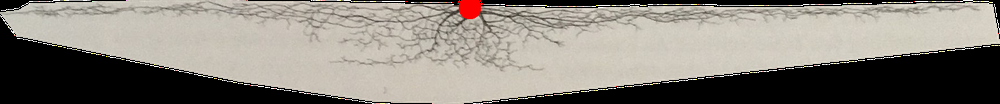
#> input picture src/main/python/red-dot/W2002.Abb.20.b12.root.r.png, 1000 x 104 px, shrunk from 1776 x 185 before the run
$ python thresh.py W2002.Abb.20.b12.root.r.png
#> lines starting #> are read from the running program, lines starting #| are printed output that depends on the picture
import cv2
import sys
file = sys.argv[1]

bgr = cv2.imread(file)
#> bgr is the input picture: shape (104, 1000, 3); mean B, G, R 124.2, 132, 137
r = bgr.copy()
r[:,:,0] = 0
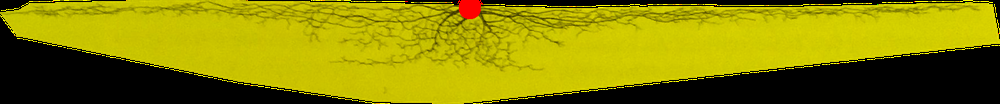
#> r: shape (104, 1000, 3); mean B, G, R 0, 132, 137
r[:,:,1] = 0
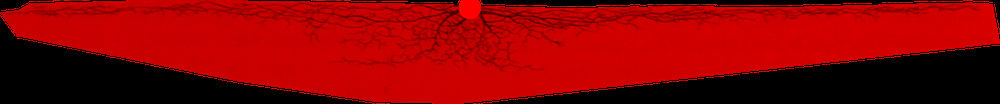
#> r: shape (104, 1000, 3); mean B, G, R 0, 0, 137
cv2.imshow('red channel',r)
cv2.waitKey(0)
if False:
    thr = [100,255]
    th,threshed = cv2.threshold(r,
            thr[0],thr[1],
            cv2.THRESH_BINARY_INV|cv2.THRESH_OTSU)
    contours, hierarchy = cv2.findContours(threshed,
            cv2.RETR_LIST,
            cv2.CHAIN_APPROX_SIMPLE)

    cv2.drawContours(bgr,contours,-1,(0,255,0),3)
    cv2.imshow('Contours', bgr)
    cv2.waitKey(0)
    cv2.destroyAllWindows()
